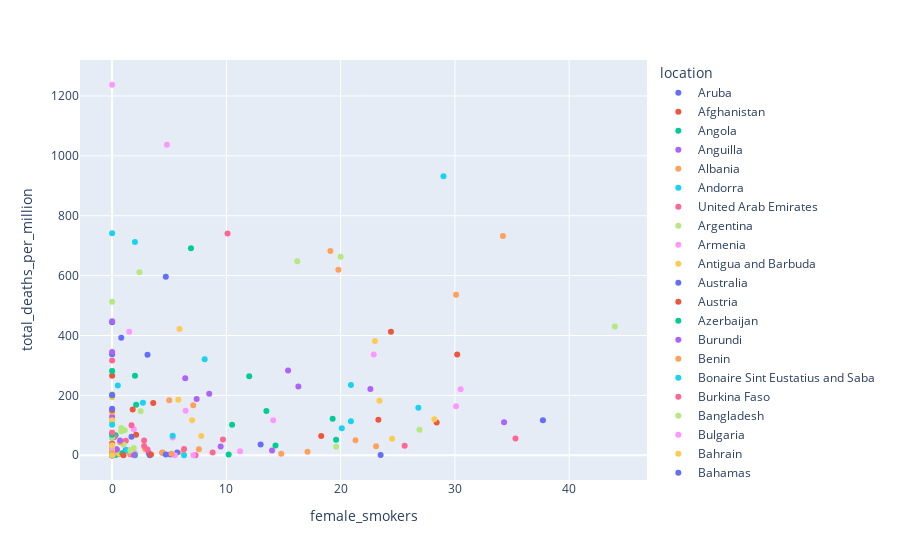

The notebook cell this image was saved under:
### Code cell
scatter_plot('2020-10-27', 'total_deaths_per_million', 'female_smokers')
